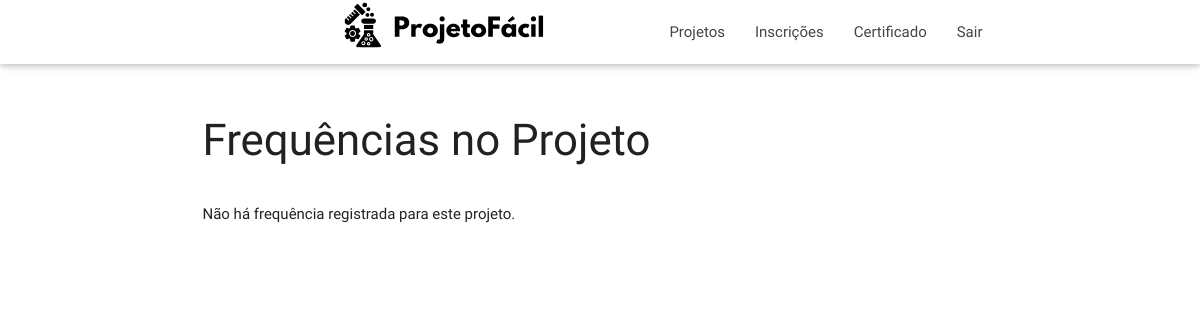
The page /Login/aluno/frequencia.php?id_projeto=22 (signed in) on the database as committed earlier.
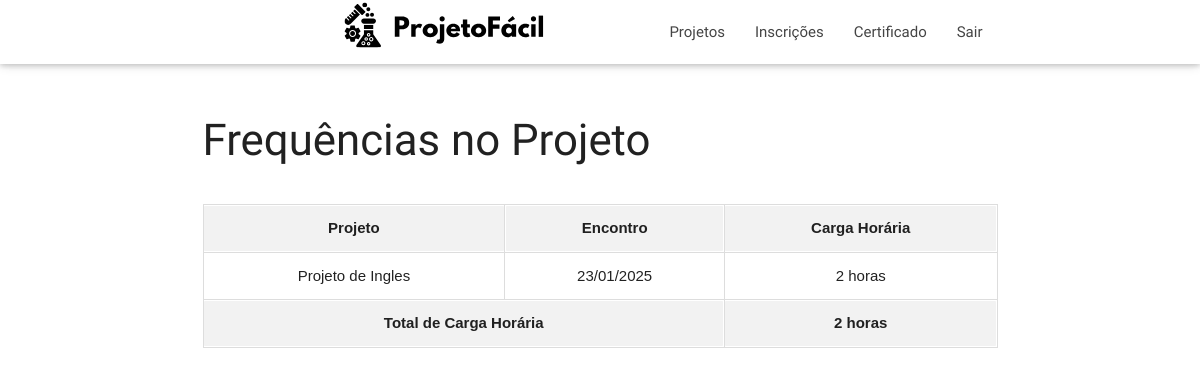
The same page on the database as committed later.
### tables this page shows
CREATE TABLE IF NOT EXISTS `encontro` (
  `id_encontro` int NOT NULL AUTO_INCREMENT,
  `CH` int DEFAULT NULL,
  `data` date DEFAULT NULL,
  `fk_id_projeto` int DEFAULT NULL,
  PRIMARY KEY (`id_encontro`),
  KEY `fk_encontro_projeto_id_projeto` (`fk_id_projeto`)
);

CREATE TABLE IF NOT EXISTS `projeto` (
  `id_projeto` int NOT NULL AUTO_INCREMENT,
  `nome_projeto` varchar(255) DEFAULT NULL,
  `situacao` varchar(255) DEFAULT NULL,
  `fk_projeto_id_professor` int DEFAULT NULL,
  `data_finalizacao` date NOT NULL,
  `id_monitor` int NOT NULL,
  PRIMARY KEY (`id_projeto`),
  KEY `fk_projeto_id_professor` (`fk_projeto_id_professor`)
);

### conecta.php (called while the page is built, shortened)
<?php
function executarSQL($mysql, $sql)
{
    $resultado = mysqli_query($mysql, $sql);
    return $resultado;
}

### Login/aluno/frequencia.php (the view, shortened to what this page needs)
<?php
require_once("../../conecta.php");
$conexao = conectar();
if (isset($_GET['id_projeto']) && is_numeric($_GET['id_projeto'])) {
    $id_projeto = intval($_GET['id_projeto']);
    $busca_sql_user_pro = "
        SELECT
            pro.nome_projeto,
            en.data,
            en.CH
        FROM projeto pro
        INNER JOIN encontro en ON en.fk_id_projeto = pro.id_projeto
        INNER JOIN frequencia fre ON fre.fk_id_encontro = en.id_encontro
        WHERE fre.fk_usuario_id_usuario = " . $_SESSION['usuario'][1] . "
          AND pro.id_projeto = $id_projeto
        ORDER BY en.data ASC";
    $resultado_busca_sql_user_pro = executarSQL($conexao, $busca_sql_user_pro);
    $frequencias = mysqli_fetch_all($resultado_busca_sql_user_pro, MYSQLI_ASSOC);
} else {
    echo "<script>alert('Projeto inválido!'); window.location.href = 'minhaInscricoes.php';</script>";
    exit;
}
?>
<!DOCTYPE html>
<html lang="pt-br">
<head>
    <link href="../../Style/css/materialize.min.css" type="text/css" rel="stylesheet" media="screen,projection" />
    <link href="../../Style/css/style.css" type="text/css" rel="stylesheet" media="screen,projection" />
</head>
<body>
<div id="navbar" class="navbar-fixed scrollspy">
        <nav class="white">
            <div class="nav-wrapper container">
                <div class="container">
                    <a class="brand-logo"><img src="../../Style/images/logo.svg" style="height: 50px;"></a>
                </div>
                <ul class="right hide-on-med-and-down">
                <li><a href="aluno.php" > Projetos</a></li>
                    <li><a href="minhaInscricoes.php">Inscrições</a></li>
                    <li><a href="../../certificadoAluno/inicioCertificado.php">Certificado</a></li>
                    <li><a href="../../index.php">Sair</a></li>
                </ul>
            </div>
        </nav>
    </div>
    <div class="container section scrollspy">
        <div class="section">
            <h3>Frequências no Projeto</h3>
            <div class="table-container">
                <?php if (!empty($frequencias)): ?>
                    <table>
                        <tr>
                            <th>Projeto</th>
                            <th>Encontro</th>
                            <th>Carga Horária</th>
                        </tr>
                        <?php
                        $total_carga_horaria = 0;
                        foreach ($frequencias as $frequencia) {
                            $total_carga_horaria += $frequencia['CH'];
                            echo '<tr>';
                            echo '<td>' . htmlspecialchars($frequencia['nome_projeto']) . '</td>';
                            echo '<td>' . htmlspecialchars(date('d/m/Y', strtotime($frequencia['data']))) . '</td>';
                            echo '<td>' . htmlspecialchars($frequencia['CH']) . ' horas</td>';
                            echo '</tr>';
                        }
                        ?>
                        <tr>
                            <th colspan="2">Total de Carga Horária</th>
                            <th><?php echo $total_carga_horaria; ?> horas</th>
                        </tr>
                    </table>
                <?php else: ?>
                    <p>Não há frequência registrada para este projeto.</p>
                <?php endif; ?>
            </div>
        </div>
    </div>
</body>
</html>

Rows that differ between the two databases and show on the page:
added encontro: fk_id_projeto.nome_projeto "Projeto de Ingles", data "23/01/2025", CH "2"
Other text that changed with them:
$total_carga_horaria: (not shown) → "2"
text no longer shown: "Não há frequência registrada para este projeto."
text now shown: "Projeto Encontro Carga Horária Total de Carga Horária horas"
